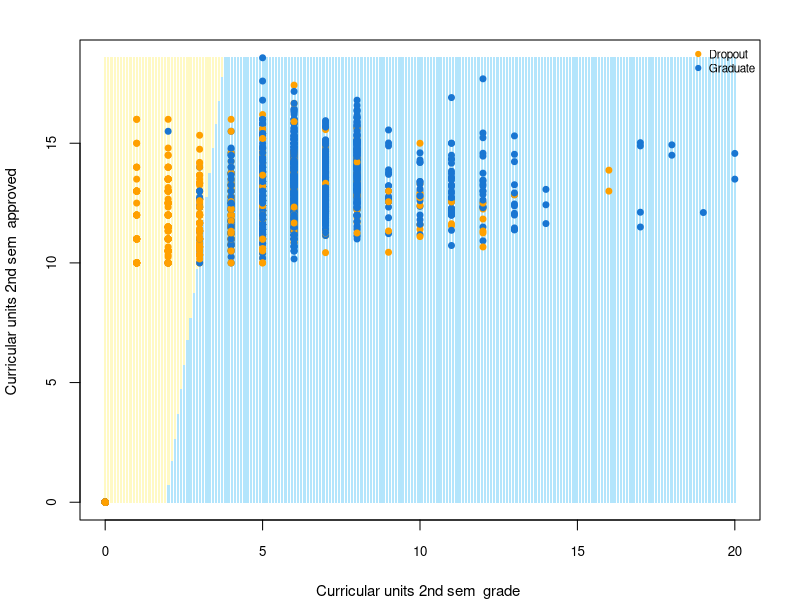
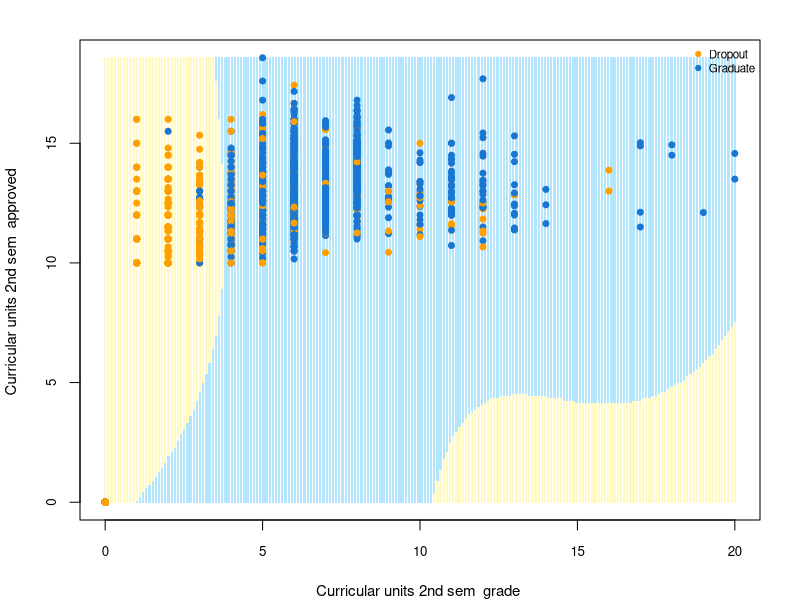
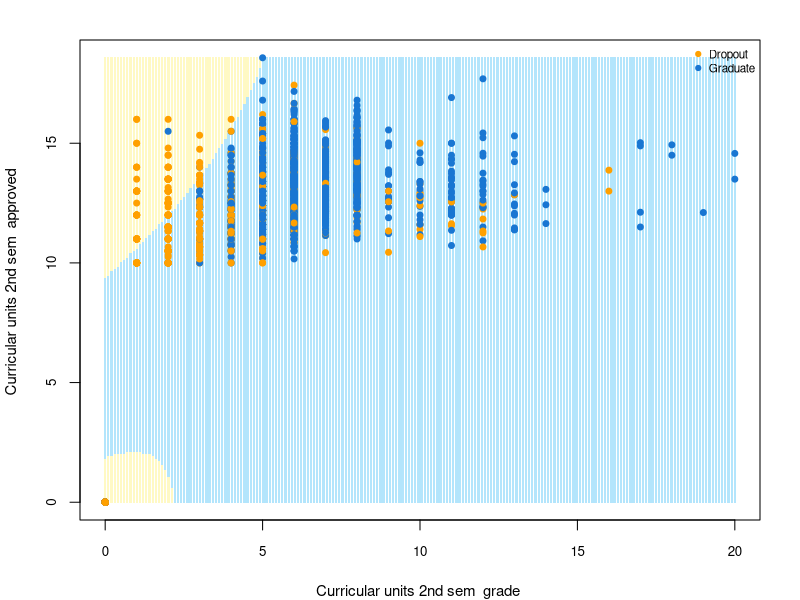

The R source for these figures, in order:
## ---- chunk 1
knitr::opts_chunk$set(
  echo = FALSE,          # Hide code by default in output
  message = FALSE,       # Hide package loading messages
  warning = FALSE,       # Hide warnings
  fig.width = 10,
  fig.height = 6,
  fig.align = "center"
)

# Load required libraries
library(tidyverse)
library(ggplot2)
library(e1071)
library(caret)
## ---- chunk 2
# Load the dataset from the project data folder
student_data <- read_csv("../../data/preprocessed_data.csv")

# Filter to keep only Dropout and Graduate (remove Enrolled)
student_data <- student_data %>%
  filter(Target %in% c("Dropout", "Graduate"))

# Convert Target to factor with only 2 levels
student_data$Target <- factor(student_data$Target, levels = c("Dropout", "Graduate"))
## ---- chunk 3
numeric_cols <- sapply(student_data, is.numeric)
features <- names(student_data)[numeric_cols]
# Remove Target if it's numeric
features <- features[features != "Target"]

results <- data.frame(
  Feature = character(),
  F_value = numeric(),
  p_value = numeric(),
  stringsAsFactors = FALSE
)

for (feat in features) {
  formula <- as.formula(paste(feat, "~ Target"))
  anova_result <- aov(formula, data = student_data)
  summary_anova <- summary(anova_result)
  
  results <- rbind(
    results,
    data.frame(
      Feature = feat,
      F_value = round(summary_anova[[1]]$`F value`[1], 2),
      p_value = round(summary_anova[[1]]$`Pr(>F)`[1], 3)
    )
  )
}

results <- results[order(-results$F_value), ]
knitr::kable(head(results, 5), caption = "Top 5 Features by F-statistic")
## ---- chunk 4
# Get the top 2 features (excluding Target)
top_feature_1 <- as.character(results$Feature[1])
top_feature_2 <- as.character(results$Feature[2])

# Create marks dataframe with selected features
marks <- data.frame(
  x.1 = student_data[[top_feature_1]],
  x.2 = student_data[[top_feature_2]],
  y = as.factor(student_data$Target)
)

# Remove rows with NA values if any exist
marks <- na.omit(marks)
## ---- chunk 5
# Create summary table
data_summary <- data.frame(
  Metric = c("Total Observations", "Target Classes"),
  Value = c(nrow(marks), paste(levels(marks$y), collapse=", "))
)

knitr::kable(data_summary, align = 'c', caption = "Dataset Summary")
## ---- chunk 6
set.seed(123)
trainIndex <- createDataPartition(marks$y, p = 0.8, list = FALSE)
train_data <- marks[trainIndex, ]
test_data <- marks[-trainIndex, ]
## ---- chunk 7
# Create split summary table
split_summary <- data.frame(
  Dataset = c("Training", "Testing"),
  Observations = c(nrow(train_data), nrow(test_data)),
  Percentage = c(
    paste0(round(nrow(train_data)/nrow(marks)*100, 1), "%"),
    paste0(round(nrow(test_data)/nrow(marks)*100, 1), "%")
  )
)

knitr::kable(split_summary, align = 'c', caption = "Train/Test Split")
## ---- chunk 8
svm_linear <- svm(y ~ x.1 + x.2, data = train_data, kernel = "linear", cost = 1)
svm_radial <- svm(y ~ x.1 + x.2, data = train_data, kernel = "radial", cost = 10, gamma = 0.1)
svm_poly <- svm(y ~ x.1 + x.2, data = train_data, kernel = "polynomial", cost = 1, degree = 3)
## ---- chunk 9
pred_linear <- predict(svm_linear, test_data)
pred_radial <- predict(svm_radial, test_data)
pred_poly <- predict(svm_poly, test_data)
## ---- chunk 10
cm_linear <- confusionMatrix(pred_linear, test_data$y)

# Display confusion matrix as a table
knitr::kable(cm_linear$table, 
             caption = "Linear Kernel - Confusion Matrix",
             align = 'c')

# Display key metrics as a table
metrics_linear <- data.frame(
  Metric = c("Accuracy", "Sensitivity", "Specificity", "Kappa"),
  Value = c(
    round(cm_linear$overall['Accuracy'], 4),
    round(cm_linear$byClass['Sensitivity'], 4),
    round(cm_linear$byClass['Specificity'], 4),
    round(cm_linear$overall['Kappa'], 4)
  )
)

knitr::kable(metrics_linear, 
             caption = "Linear Kernel - Performance Metrics",
             align = 'c')
## ---- chunk 11
# Get predictions for the grid
x1_range <- range(train_data$x.1)
x2_range <- range(train_data$x.2)

x1_seq <- seq(x1_range[1], x1_range[2], length.out = 200)
x2_seq <- seq(x2_range[1], x2_range[2], length.out = 200)

grid <- expand.grid(x.1 = x1_seq, x.2 = x2_seq)
grid$pred <- predict(svm_linear, grid)

# Create colors for binary classification (Yellow for Dropout, Blue for Graduate)
cols <- c("#FFF9C4", "#B3E5FC")

# Set up plot with smaller margins
par(mar = c(4, 4, 2, 2))

# Plot decision regions
plot(grid$x.1, grid$x.2, col = cols[as.numeric(grid$pred)], pch = 15, cex = 0.3,
     xlab = gsub("\\.", " ", top_feature_2),
     ylab = gsub("\\.", " ", top_feature_1),
     main = "",
     cex.lab = 0.9, cex.axis = 0.8)

# Add training points
points(train_data$x.1, train_data$x.2, 
       col = c("#FFA000", "#1976D2")[as.numeric(train_data$y)],
       pch = 19, cex = 0.8)

# Add simple legend
legend("topright", 
       legend = levels(train_data$y),
       col = c("#FFA000", "#1976D2"),
       pch = 19,
       cex = 0.7,
       bty = "n")
## ---- chunk 12
cm_radial <- confusionMatrix(pred_radial, test_data$y)

# Display confusion matrix as a table
knitr::kable(cm_radial$table, 
             caption = "Radial Kernel - Confusion Matrix",
             align = 'c')

# Display key metrics as a table
metrics_radial <- data.frame(
  Metric = c("Accuracy", "Sensitivity", "Specificity", "Kappa"),
  Value = c(
    round(cm_radial$overall['Accuracy'], 4),
    round(cm_radial$byClass['Sensitivity'], 4),
    round(cm_radial$byClass['Specificity'], 4),
    round(cm_radial$overall['Kappa'], 4)
  )
)

knitr::kable(metrics_radial, 
             caption = "Radial Kernel - Performance Metrics",
             align = 'c')
## ---- chunk 13
# Get predictions for the grid
grid$pred <- predict(svm_radial, grid)

# Set up plot
par(mar = c(4, 4, 2, 2))

# Plot decision regions
plot(grid$x.1, grid$x.2, col = cols[as.numeric(grid$pred)], pch = 15, cex = 0.3,
     xlab = gsub("\\.", " ", top_feature_2),
     ylab = gsub("\\.", " ", top_feature_1),
     main = "",
     cex.lab = 0.9, cex.axis = 0.8)

# Add training points
points(train_data$x.1, train_data$x.2, 
       col = c("#FFA000", "#1976D2")[as.numeric(train_data$y)],
       pch = 19, cex = 0.8)

# Add legend
legend("topright", 
       legend = levels(train_data$y),
       col = c("#FFA000", "#1976D2"),
       pch = 19,
       cex = 0.7,
       bty = "n")
## ---- chunk 14
cm_poly <- confusionMatrix(pred_poly, test_data$y)

# Display confusion matrix as a table
knitr::kable(cm_poly$table, 
             caption = "Polynomial Kernel - Confusion Matrix",
             align = 'c')

# Display key metrics as a table
metrics_poly <- data.frame(
  Metric = c("Accuracy", "Sensitivity", "Specificity", "Kappa"),
  Value = c(
    round(cm_poly$overall['Accuracy'], 4),
    round(cm_poly$byClass['Sensitivity'], 4),
    round(cm_poly$byClass['Specificity'], 4),
    round(cm_poly$overall['Kappa'], 4)
  )
)

knitr::kable(metrics_poly, 
             caption = "Polynomial Kernel - Performance Metrics",
             align = 'c')
## ---- chunk 15
# Get predictions for the grid
grid$pred <- predict(svm_poly, grid)

# Set up plot
par(mar = c(4, 4, 2, 2))

# Plot decision regions
plot(grid$x.1, grid$x.2, col = cols[as.numeric(grid$pred)], pch = 15, cex = 0.3,
     xlab = gsub("\\.", " ", top_feature_2),
     ylab = gsub("\\.", " ", top_feature_1),
     main = "",
     cex.lab = 0.9, cex.axis = 0.8)

# Add training points
points(train_data$x.1, train_data$x.2, 
       col = c("#FFA000", "#1976D2")[as.numeric(train_data$y)],
       pch = 19, cex = 0.8)

# Add legend
legend("topright", 
       legend = levels(train_data$y),
       col = c("#FFA000", "#1976D2"),
       pch = 19,
       cex = 0.7,
       bty = "n")
## ---- chunk 16
comparison_results <- data.frame(
  Model = c("Linear", "Radial", "Polynomial"),
  Accuracy = c(cm_linear$overall['Accuracy'],
               cm_radial$overall['Accuracy'],
               cm_poly$overall['Accuracy'])
)

knitr::kable(comparison_results, digits = 3, caption = "Model Accuracy Comparison")
